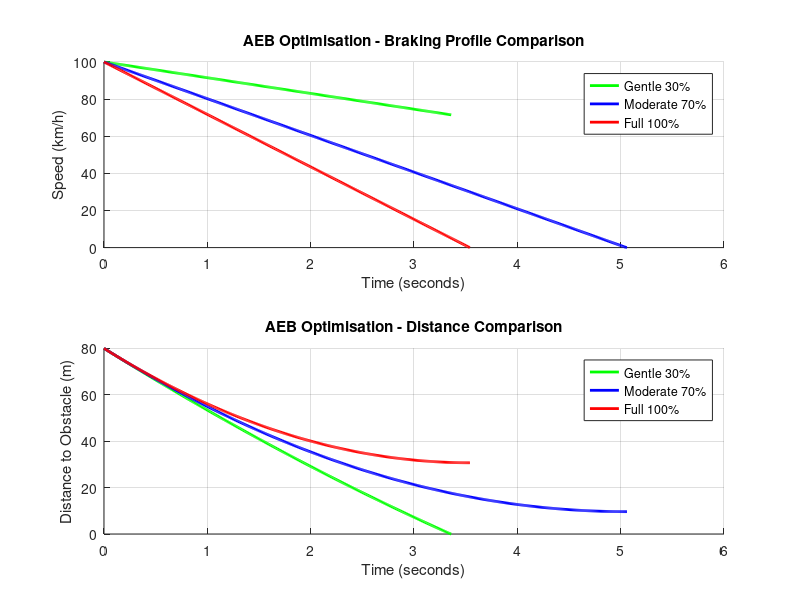

MATLAB code for this plot:
%% AEB System - Braking Optimisation
% Author: Garvit
% Tomas Bata University - July 2026

m = 1500;
g = 9.81;
mu = 0.8;
d0 = 80;
dt = 0.01;
v0 = 100/3.6;
F_max = mu * m * g;

profiles = [0.3, 0.7, 1.0];
names = {'Gentle 30%', 'Moderate 70%', 'Full 100%'};
colors = {'g', 'b', 'r'};

figure(6)
clf

fprintf('=== BRAKING OPTIMISATION ===\n')

for s = 1:3

    F_brake = profiles(s) * F_max;
    a_brake = F_brake / m;

    t = 0:dt:15;
    n = length(t);
    v = zeros(1,n);
    d = zeros(1,n);
    v(1) = v0;
    d(1) = d0;
    stop_idx = n;
    collision = 0;

    for i = 2:n
        v(i) = v(i-1) - a_brake * dt;
        if v(i) < 0
            v(i) = 0;
        end
        d(i) = d(i-1) - v(i-1) * dt;
        if d(i) <= 0
            d(i) = 0;
            stop_idx = i;
            collision = 1;
            break
        end
        if v(i) == 0
            stop_idx = i;
            break
        end
    end

    if collision == 0
        fprintf('%s | SAFE | %.2fs | %.2fm remaining\n', names{s}, t(stop_idx), d(stop_idx))
    else
        fprintf('%s | COLLISION at %.2fs\n', names{s}, t(stop_idx))
    end

    subplot(2,1,1)
    hold on
    plot(t(1:stop_idx), v(1:stop_idx)*3.6, colors{s}, 'LineWidth', 2)

    subplot(2,1,2)
    hold on
    plot(t(1:stop_idx), d(1:stop_idx), colors{s}, 'LineWidth', 2)

end

subplot(2,1,1)
xlabel('Time (seconds)')
ylabel('Speed (km/h)')
title('AEB Optimisation - Braking Profile Comparison')
legend(names)
grid on

subplot(2,1,2)
xlabel('Time (seconds)')
ylabel('Distance to Obstacle (m)')
title('AEB Optimisation - Distance Comparison')
legend(names)
grid on

fprintf('============================\n')
fprintf('Full braking stops fastest\n')
fprintf('Gentle braking improves comfort\n')
fprintf('Optimal AEB uses graduated strategy\n')
